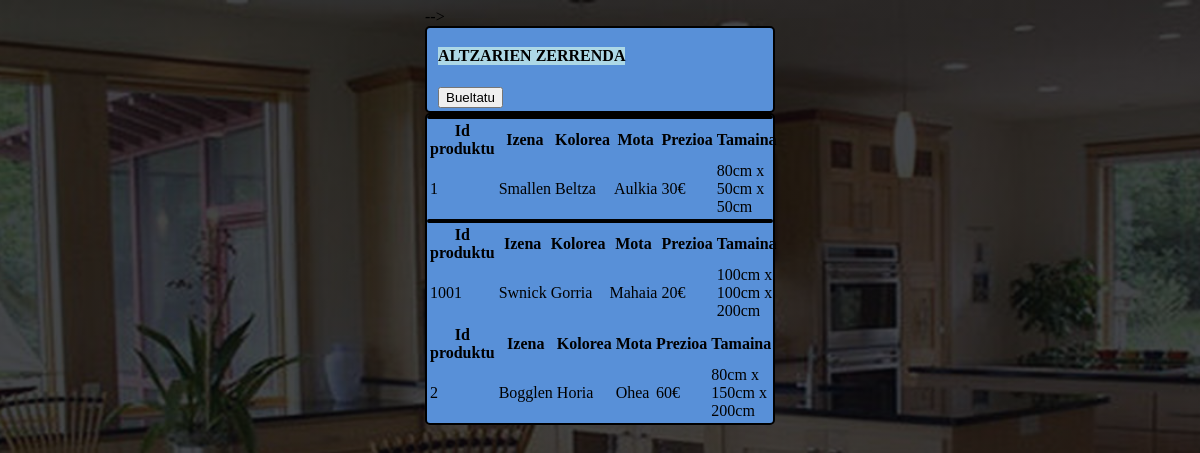
Screenshot of /app/altzerrikusi.php with the database file from the repository.
### tables this page shows
CREATE TABLE `Altzariak` (
`IdProduktu` varchar(30) NOT NULL,
`Izena` varchar(30) NOT NULL,
`Kolorea` varchar(30) NOT NULL,
`Mota` varchar(30) NOT NULL,
`Prezioa` varchar(10) NOT NULL,
`Tamaina` varchar(30) NOT NULL
);

### app/altzerrikusi.php (the view, shortened to what this page needs)
<!DOCTYPE html>
<html lang="en">
<head>
    <link rel="stylesheet" href="styles.css">
</head>
<div class="content">-->
<body background="banner.jpg">
    <div class="inputak">
        <table>
            <tr>
                <td>&nbsp;</td>
                <td><p style="background-color: lightblue"><strong> ALTZARIEN ZERRENDA </strong></p></td>
                <td>&nbsp;</td>
            </tr>
            <tr>
                <form name="erabAukerak" class="inputak" action="erabileremu.php" method="POST">
                    <tr>
                        <td>&nbsp;</td>
                        <td><input id="bueltatuButton" type="button" name="bueltatuButton" value="Bueltatu" title="Sakatu hemen erabiltzaile eremura bueltatzeko." onclick="location.href='erabileremu.php'"/></td>
                    </tr>
                </form>
                </tr>
        </table>
    </div>
    <?php
                $db = new mysqli("db", "admin", "test", "database");
                $sql = "SELECT * FROM Altzariak";
                $stmt = $db->prepare($sql);
                $stmt->execute();
                $resultSet = $stmt->get_result();
                $altzariak = $resultSet->fetch_all();
                foreach($altzariak as $altzari) {
    ?>
    <div class="php">
        <table id = "altzariTabala" class = "table-striped table-bordered" style = "width:100%">
            <thead class = "text-center">
		        <th>Id produktu </th>
		        <th>Izena</th>
		        <th>Kolorea</th>
		        <th>Mota</th>
		        <th>Prezioa</th>
                <th>Tamaina</th>
	        </thead>
            <tbody>
                <tr>
                    <td><?php echo $altzari[0]?></td>
                    <td><?php echo $altzari[1]?></td>
                    <td><?php echo $altzari[2]?></td>
                    <td><?php echo $altzari[3]?></td>
                    <td><?php echo $altzari[4]?></td>
                    <td><?php echo $altzari[5]?></td>
                </tr>
                <?php } ?>
            </tbody>
        </table>
    </div>
</body>
</html>

### app/styles.css (style rules this page uses)
body { background: linear-gradient(rgba(5,7,12,0.75), rgba(5,7,12,0.75)), url("./banner.jpg"); min-height: 100vh; background-repeat: no-repeat; background-size: cover; background-position: center center; }
.content { max-width: 350px; margin: auto; }
.php { background-color: rgb(88, 144, 216); border: 2px solid black; border-radius: 5px; position: center; max-width: 600px; margin: auto; }
p { color:black; }
.inputak { background-color: rgb(88, 144, 216); border: 2px solid black; color:whitesmoke; border-radius: 5px; position: center; }

### rows the page displays
altzariak: IdProduktu "1", Izena "Smallen", Kolorea "Beltza", Mota "Aulkia", Prezioa "30€", Tamaina "80cm x 50cm x 50cm"
altzariak: IdProduktu "1001", Izena "Swnick", Kolorea "Gorria", Mota "Mahaia", Prezioa "20€", Tamaina "100cm x 100cm x 200cm"
altzariak: IdProduktu "2", Izena "Bogglen", Kolorea "Horia", Mota "Ohea", Prezioa "60€", Tamaina "80cm x 150cm x 200cm"
